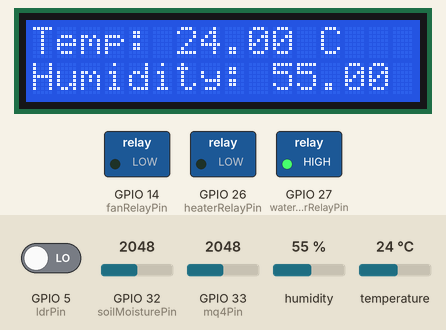
Recording of a program running on a simulated ESP32. Shown: 16×2 character LCD, switched loads named in the program (green lamp = pin HIGH). Inputs (shaded band) come from the test bench; at power-on: humidity 55 %, GPIO 32 (soilMoisturePin) = 2048, temperature 24 °C, GPIO 5 (ldrPin) LOW, GPIO 33 (mq4Pin) = 2048. WiFi joins after 1.5 s; servers stay silent unless stated; what the program prints to the serial monitor is not drawn.

Above: at 3.5 s.
3.6 s: humidity set to 69 %
At 8.5 s:
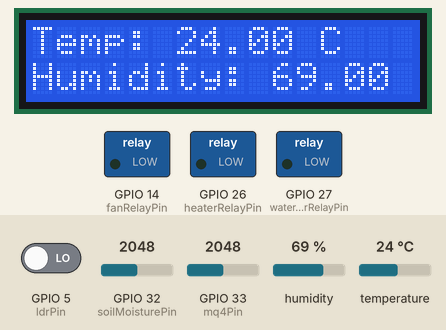
12.5 s: humidity set to 72 %
At 21.8 s:
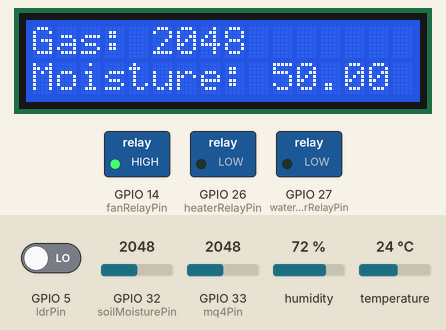
22.1 s: GPIO 32 (soilMoisturePin) set to 54
At 25.8 s:
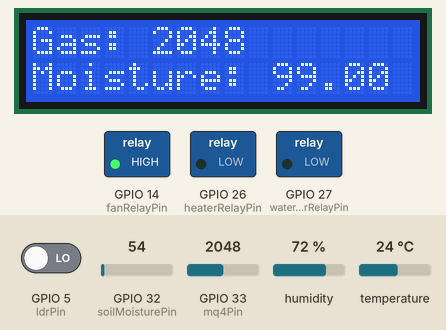
28.9 s: GPIO 32 (soilMoisturePin) set to 45
At 36.5 s:
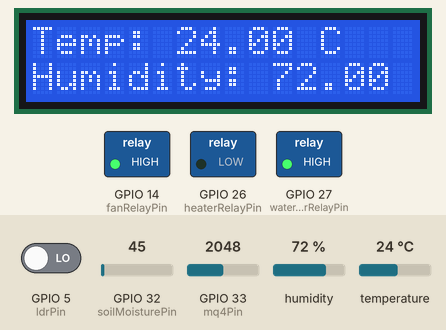
38.5 s: temperature set to 27 °C
At 44.5 s:
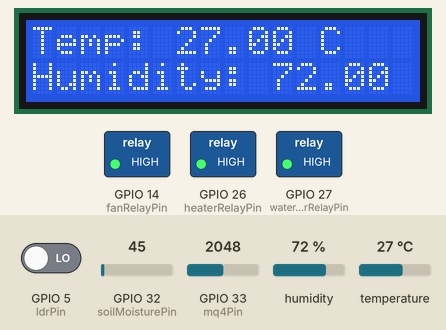
48.1 s: GPIO 32 (soilMoisturePin) set to 110
At 55.1 s:
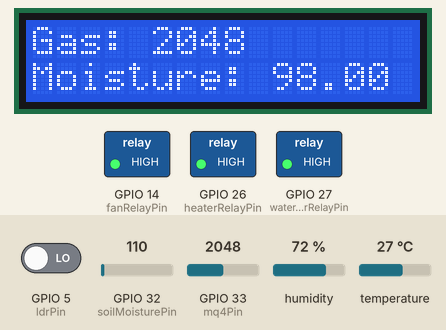
Timing chart, 0 to 57.6 s (numbered marks = the images above; inputs shaded):
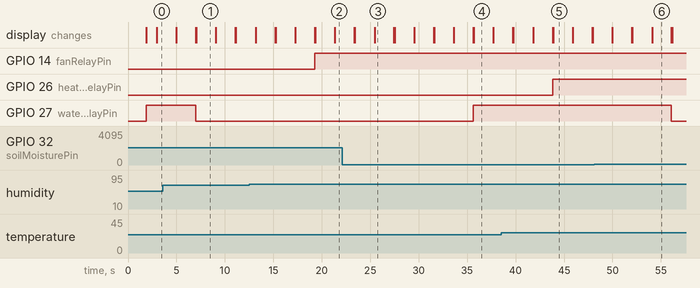

Measured:
- the behaviour switches between 70 and 71 % on humidity (found by bisection; images 1 and 2)
- the behaviour switches between 50 and 49 on GPIO 32 (soilMoisturePin) (found by bisection; images 3 and 4)
- the behaviour switches between 25 and 26 °C on temperature (found by bisection; images 4 and 5)
- after the input at 12.5 s, GPIO 14 (fanRelayPin): LOW → HIGH after 6.8 s
- after the input at 28.9 s, GPIO 27 (waterMotorRelayPin): LOW → HIGH after 6.7 s
- after the input at 38.5 s, GPIO 26 (heaterRelayPin): LOW → HIGH after 5.3 s
- after the input at 48.1 s, GPIO 27 (waterMotorRelayPin): HIGH → LOW after 8.0 s

The program:

main.cpp
```cpp
#include <Arduino.h>

#define BLYNK_TEMPLATE_ID "TMPL3rjsoHVgj"
#define BLYNK_TEMPLATE_NAME "Green House"
#define BLYNK_AUTH_TOKEN "bn9g-Msz4YQ14sytdebjlwWLOtpL-kUW"

#include <WiFi.h>
#include <WiFiClient.h>
#include <BlynkSimpleEsp32.h>
#include <DHT.h>
#include <Adafruit_Sensor.h>
#include <Wire.h>
#include <LiquidCrystal_I2C.h>

#define BLYNK_GREEN "#23C48E"
#define BLYNK_RED "#D3435C"

// WidgetLED led1(V4);

#define fanRelayPin 14
#define heaterRelayPin 26
#define waterMotorRelayPin 27

#define DHTPIN 4
#define DHTTYPE DHT11

char ssid[] = "KSP";
char pass[] = "9550421866";

DHT dht(DHTPIN, DHTTYPE);

const int mq4Pin = 33;          // Analog pin for MQ4 gas sensor
const int soilMoisturePin = 32; // Analog pin for soil moisture sensor
const int ldrPin = 5;           // Analog pin for LDR sensor

BlynkTimer timer;

float temperatureThreshold = 25.0; // Temperature threshold in Celsius
float humidityThreshold = 70.0;    // Humidity threshold in percentage
// int lightThreshold = 50;          // LDR threshold value
int moistureThreshold = 50; // Soil moisture threshold value
// int gasThreshold = 500;            // MQ4 gas sensor threshold value

float temperature = 0.0;   // Temperature reading
float humidity = 0.0;      // Humidity reading
int gasValue = 0;          // MQ4 gas sensor reading
int soilMoistureValue = 0; // Soil moisture sensor reading
int ldrValue = 0;          // LDR sensor reading
float soilMoisturePercentage = 0.0;

LiquidCrystal_I2C lcd(0x27, 16, 2); // Set the LCD address to 0x27 for a 16 chars and 2 line display

void sendSensorData()
{
  temperature = dht.readTemperature();
  humidity = dht.readHumidity();
  gasValue = analogRead(mq4Pin);
  soilMoistureValue = analogRead(soilMoisturePin);
  ldrValue = digitalRead(ldrPin);

  if (isnan(temperature) || isnan(humidity))
  {
    Serial.println("Failed to read from DHT sensor!");
    return;
  }
  soilMoisturePercentage = map(soilMoistureValue, 0, 4095, 100, 0);
  // map(value, 0, 4095, 100, 0);

  // Print sensor data to Serial monitor
  Serial.print("Temperature: ");
  Serial.print(temperature);
  Serial.println(" °C");

  Serial.print("Humidity: ");
  Serial.print(humidity);
  Serial.println(" %");

  Serial.print("Gas Value: ");
  Serial.println(gasValue);

  Serial.print("Soil Moisture Percentage: ");
  Serial.print(soilMoisturePercentage);
  Serial.println(" %");

  Serial.print("LDR Value: ");
  Serial.println(ldrValue);

  Blynk.virtualWrite(V0, temperature);            // Virtual pin V5 for temperature
  Blynk.virtualWrite(V1, humidity);               // Virtual pin V6 for humidity
  Blynk.virtualWrite(V2, gasValue);               // Virtual pin V7 for gas sensor
  Blynk.virtualWrite(V3, soilMoisturePercentage); // Virtual pin V8 for soil moisture sensor
  // Blynk.virtualWrite(V4, ldrValue);               // Virtual pin V9 for LDR sensor

  bool value = digitalRead(ldrPin);
  //  Serial.print("PIR Value: ");
  //  Serial.println(value);
  if (value)
  {
    // led1.off();
    // led1.setColor(BLYNK_GREEN);
    // Blynk.setProperty(V4, "color", "#90EE90");
    WidgetLED LED(V4);
    LED.off();
  }
  else
  {
    WidgetLED LED(V4);
    LED.on();

    // Blynk.setProperty(V4, "color", "#D3435C");

    // led1.on();
    // led1.setColor(BLYNK_RED);
  }

  lcd.clear();
  // Display sensor values on LCD
  lcd.setCursor(0, 0);
  lcd.print("Temp: ");
  lcd.print(temperature);
  lcd.print(" C");

  lcd.setCursor(0, 1);
  lcd.print("Humidity: ");
  lcd.print(humidity);
  lcd.print(" %");

  delay(2000); // Wait 2 seconds before clearing the LCD

  lcd.clear();

  lcd.setCursor(0, 0);
  lcd.print("Gas: ");
  lcd.print(gasValue);

  lcd.setCursor(0, 1);
  lcd.print("Moisture: ");
  lcd.print(soilMoisturePercentage);
  lcd.print(" %");

  delay(2000); // Wait 2 seconds before clearing the LCD
  lcd.clear();
}

void connectWiFi()
{
  // Connect to Wi-Fi
  // WiFi.begin(ssid, pass);
  while (WiFi.status() != WL_CONNECTED)
  {
    delay(500);
    lcd.setCursor(0, 0);
    lcd.print("WiFi: Connecting...");
  }
  lcd.setCursor(0, 0);
  lcd.print("WiFi: Connected   ");
}
void setup()
{
  Serial.begin(115200);

  Blynk.begin(BLYNK_AUTH_TOKEN, ssid, pass);

  lcd.init();      // Initialize the LCD
  lcd.backlight(); // Turn on the backlight
  lcd.setCursor(0, 0);
  lcd.print("WiFi: Connecting...");

  connectWiFi(); // Connect to WiFi network

  dht.begin();

  pinMode(mq4Pin, INPUT);
  pinMode(soilMoisturePin, INPUT);
  pinMode(ldrPin, INPUT);

  pinMode(fanRelayPin, OUTPUT);
  pinMode(heaterRelayPin, OUTPUT);
  pinMode(waterMotorRelayPin, OUTPUT);

  // Initially turn off all relays
  digitalWrite(fanRelayPin, LOW);
  digitalWrite(heaterRelayPin, LOW);
  digitalWrite(waterMotorRelayPin, LOW);

  timer.setInterval(1000L, sendSensorData); // Sending sensor data every 10 seconds
}

void loop()
{
  Blynk.run();
  timer.run();

  if (temperature > temperatureThreshold)
  {
    digitalWrite(heaterRelayPin, HIGH); // Turn on heater
  }
  else
  {
    digitalWrite(heaterRelayPin, LOW); // Turn off heater
  }

  if (humidity > humidityThreshold)
  {
    digitalWrite(fanRelayPin, HIGH); // Turn on fan
  }
  else
  {
    digitalWrite(fanRelayPin, LOW); // Turn off fan
  }

  if (soilMoistureValue < moistureThreshold)
  {
    digitalWrite(waterMotorRelayPin, HIGH); // Turn on water motor
  }
  else
  {
    digitalWrite(waterMotorRelayPin, LOW); // Turn off water motor
  }
}
```
